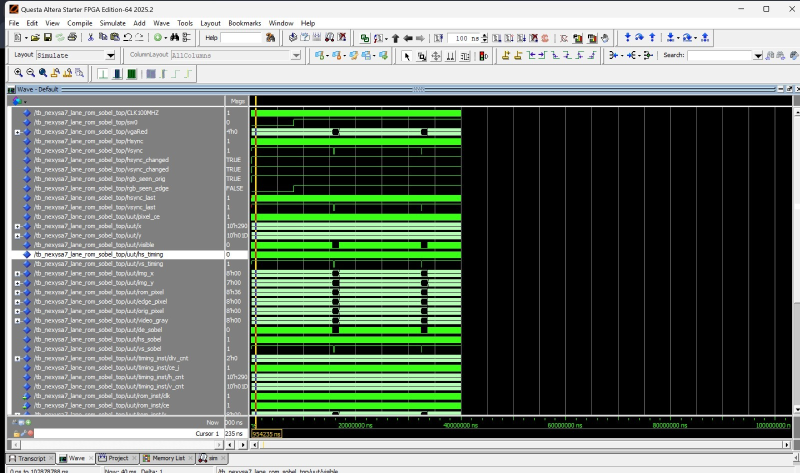
#> input picture Project/Lane Detection using Sobel Filter_160×120/tb/Test_Image.jpeg, 1600 x 946 px (shown at 1/2 size)
$ python make_image_rom_160x120.py ../tb/Test_Image.jpeg out.png
#> lines starting #> are read from the running program, lines starting #| are printed output that depends on the picture
from pathlib import Path
from PIL import Image, ImageOps
import sys

if len(sys.argv) != 3:
    print("Usage: python make_image_rom_160x120_FIXED.py input_image output_vhdl")
    raise SystemExit(1)

inp = Path(sys.argv[1])
out = Path(sys.argv[2])

if not inp.exists():
    print(f"Input image not found: {inp}")
    raise SystemExit(1)

# Open image, resize to 160x120, convert to grayscale
img = Image.open(inp).convert("RGB")
#> img is the input picture: PIL image 1600x946 RGB; mean R, G, B 107.7, 119.4, 107.7
img = img.resize((160, 120), Image.Resampling.LANCZOS)
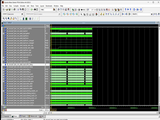
#> img: PIL image 160x120 RGB; mean R, G, B 108.3, 119.9, 108.3
gray = ImageOps.grayscale(img)
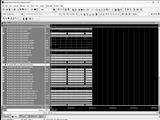
#> gray: PIL image 160x120 L; min 0, max 255, mean 115.1
pixels = list(gray.getdata())
#> pixels = 19200 values, max 255 at index 642, min 0 at index 4052, mean 115.1

# Convert each grayscale value to VHDL hex format: x"AB"
entries = []
for i, pix in enumerate(pixels):
    comma = "," if i != len(pixels) - 1 else ""
    entries.append(f'x"{pix:02X}"{comma}')
#> this loop made 19200 passes
#> pix on passes 1 to 3: 37, 159, 216
#> after the loop, entries = 19200 items, first 6: 'x"25",', 'x"9F",', 'x"D8",', 'x"CE",', 'x"CF",', 'x"CD",'

# Put 16 pixel values per line, so the VHDL file is readable
rom_lines = []
for i in range(0, len(entries), 16):
    rom_lines.append("        " + " ".join(entries[i:i+16]))
#> this loop made 1200 passes
#> i on passes 2 to 4: 16, 32, 48
#> after the loop, rom_lines = 1200 items

vhdl_text = """library IEEE;
use IEEE.STD_LOGIC_1164.ALL;
use IEEE.NUMERIC_STD.ALL;

entity image_rom_160x120 is
    port (
        clk   : in  std_logic;
        ce    : in  std_logic;
        x     : in  unsigned(7 downto 0);
        y     : in  unsigned(6 downto 0);
        pixel : out std_logic_vector(7 downto 0)
    );
end entity;

architecture rtl of image_rom_160x120 is
    constant IMG_W : integer := 160;
    constant IMG_H : integer := 120;
    type rom_t is array (0 to IMG_W*IMG_H-1) of std_logic_vector(7 downto 0);
    constant ROM : rom_t := (
"""

vhdl_text += "\n".join(rom_lines)

vhdl_text += """
    );
begin
    process(clk)
        variable addr : integer range 0 to IMG_W*IMG_H-1;
    begin
        if rising_edge(clk) then
            if ce = '1' then
                addr := to_integer(y) * IMG_W + to_integer(x);
                pixel <= ROM(addr);
            end if;
        end if;
    end process;
end architecture;
"""

out.write_text(vhdl_text, encoding="utf-8")
print(f"Wrote {out}")

$ run again, on Project/Lane Detection using Sobel Filter_160×120/tb/sobel_golden_waveform.png
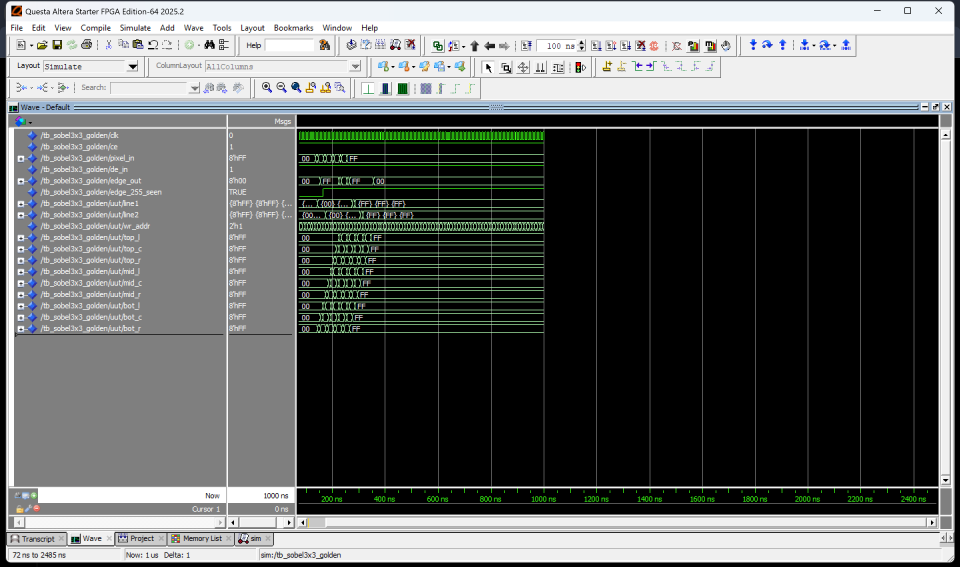
#> input picture Project/Lane Detection using Sobel Filter_160×120/tb/sobel_golden_waveform.png, 2880 x 1700 px (shown at 1/3 size)
#> `img = img.resize((160, 120), Image.Resampling.LANCZOS)`:
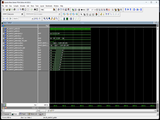
#> img: PIL image 160x120 RGB; mean R, G, B 99.5, 101.9, 101.1
#> `gray = ImageOps.grayscale(img)`:
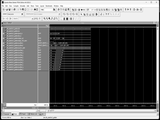
#> gray: PIL image 160x120 L; min 0, max 255, mean 101.1
#> pixels = 19200 values, max 255 at index 642, min 0 at index 4050, mean 101.1
#> the loop `for i, pix in enumerate(pixels):` made 19200 passes
#> pix on passes 1 to 3: 38, 159, 213
#> after the loop `for i, pix in enumerate(pixels):`: entries = 19200 items, first 6: 'x"26",', 'x"9F",', 'x"D5",', 'x"CA",', 'x"C9",', 'x"C8",'
#> the loop `for i in range(0, len(entries), 16):` made 1200 passes
#> i on passes 2 to 4: 16, 32, 48
#> after the loop `for i in range(0, len(entries), 16):`: rom_lines = 1200 items
